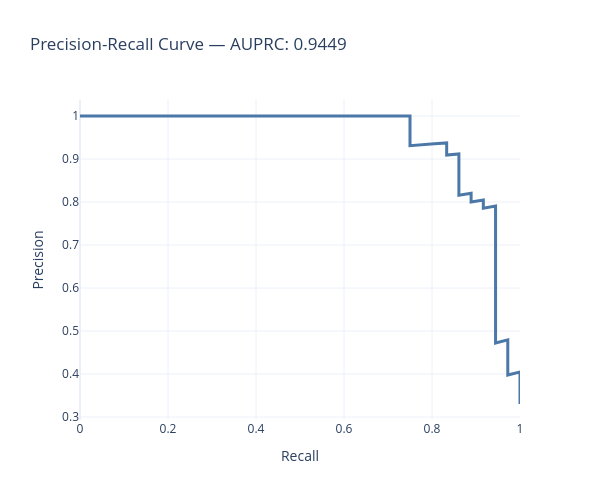

Source (notebook cell):
### Markdown cell above
## 5 · Precision-Recall Curve

### Code cell
prec, rec, _ = precision_recall_curve(y_test, y_pred_proba)

fig = go.Figure()
fig.add_trace(go.Scatter(
    x=rec, y=prec,
    mode="lines",
    name=f"XGBoost (AUPRC = {auprc:.3f})",
    line=dict(color="#4C78A8", width=3),
))
fig.update_layout(
    title=f"Precision-Recall Curve — AUPRC: {auprc:.4f}",
    xaxis_title="Recall",
    yaxis_title="Precision",
    template="plotly_white",
    width=600, height=500,
)
fig.show()
